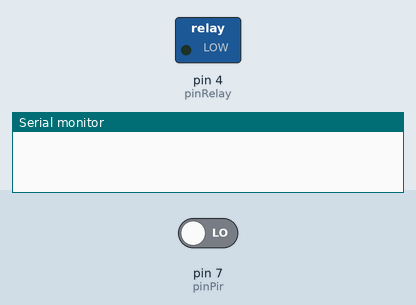
Simulated run of this sketch. Board: Arduino Uno, built for the host (arithmetic inside an expression is 32-bit, double 64-bit). Shown: switched loads named in the sketch (green lamp = pin HIGH), the last lines printed to the serial monitor. The test bench sets the inputs (shaded band); at power-on: pin 7 (pinPir) LOW. WiFi joins after 1.5 s; servers stay silent unless stated.

Above: at 1.9 s.
At 31.9 s:
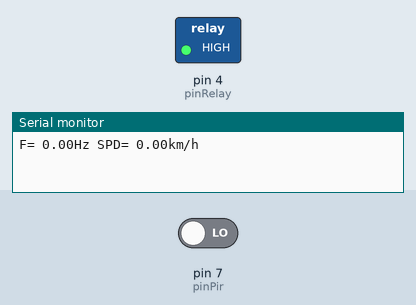
Timing chart, 0 to 33.4 s (numbered marks = the images above):
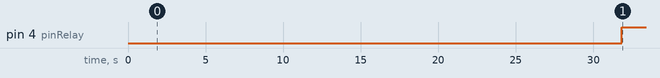

The sketch:

8_April.ino
```cpp
#define BLYNK_PRINT Serial
#include <ESP8266_Lib.h>
#include <BlynkSimpleShieldEsp8266.h>
#include <FreqMeasure.h>

int pinPir = 7;
int pinRelay = 4;
bool nilaiPir = false;
int baca;
double sum = 0;
int count = 0;

char auth[] = "InAED30dkbxEVRhTduynAS_ROb-vg4MR";

char ssid[] = "AndroidAP";
char pass[] = "10102000";

#include <SoftwareSerial.h>
SoftwareSerial EspSerial(2, 3); // RX, TX

#define ESP8266_BAUD 115200
ESP8266 wifi(&Serial);

void setup()
{
  Serial.begin(ESP8266_BAUD);
  delay(10);
  FreqMeasure.begin();
  Blynk.begin(auth, wifi, ssid, pass);
  pinMode(pinPir, INPUT);
  pinMode(pinRelay, OUTPUT);
}

void loop()
{
  if (FreqMeasure.available()) {
    baca = digitalRead(pinPir);                                                           // Membaca senosor PIR
    sum = sum + FreqMeasure.read();
    count = count + 1;
    if (count > 30) {                                                                    // Pembacaan sejumlah 30x
      float frequency = FreqMeasure.countToFrequency(sum / count);
      float spd = frequency / 19.49;                                                    //konversi nilai frekuensi ke km/jam
      //to improve speed, we update only the bottom row of the LCD
      Serial.print("F= ");
      Serial.print(frequency);
      Serial.print("Hz ");
      Serial.print("SPD= ");
      Serial.print(spd);
      Serial.println("km/h");
      sum = 0;
      count = 0;
      Blynk.virtualWrite(V5, frequency);                                              // Menampilkan nilai frekuensi pada dashboard Blynk
      Blynk.virtualWrite(V6, spd);                                                    // Menampilkan Kecepatan dalam KM/JAM pada dashboard Blynk

      if ((baca == HIGH)) {                                                           // mendeteksi dengan Sensor PIR


        if (nilaiPir == HIGH) {
          Blynk.notify("Sensor PIR Motion Detected, Relay is ON");                    // Mengirimkan notifikasi pada Blynk
          Blynk.virtualWrite(V0, nilaiPir);                                           // Menampilkan nilai sensor PIR pada Blynk
          digitalWrite(pinRelay, LOW);                                                // Menghidupkan Relay
          delay(5000);                                                                // Lampu menyala selama 5 detik
          nilaiPir = LOW;                                                             // Mereset kembali nilai PIR
        }

      } else if ((baca == HIGH) && (frequency > 10)) {                                // Mendeteksi gerakan dengan Sensor PIR dan HB100

        if (nilaiPir == HIGH) {
          Blynk.notify("Both Sensor detected , Relay is ON");
          Blynk.virtualWrite(V0, nilaiPir);
          digitalWrite(pinRelay, LOW);
          delay(5000);
          nilaiPir = LOW;
        }

      } else if ((baca == LOW) && (frequency > 10)) {                                 // Mendeteksi gerakan dengan Sensor HB100

        if (nilaiPir == LOW) {
          Blynk.notify("HB Motion detected, Relay is ON");
          Blynk.virtualWrite(V0, nilaiPir);
          digitalWrite(pinRelay, LOW);
          delay(5000);
          nilaiPir = HIGH;
        }
      } else {
        digitalWrite(pinRelay, HIGH);
        delay(2000);

        if (nilaiPir == LOW) {
          Blynk.notify("Motion Undetected, Relay is OFF");
          Blynk.virtualWrite(V0, nilaiPir);
          //      digitalWrite(pinRelay, HIGH);                         // tidak Terdeteksi gerakan
          //      delay(5000);
          nilaiPir = HIGH;
        }

      }
    }
  }

  Blynk.run();
}
```

Measured:
- by itself, pin 4 (pinRelay): LOW → HIGH at 31.8 s
